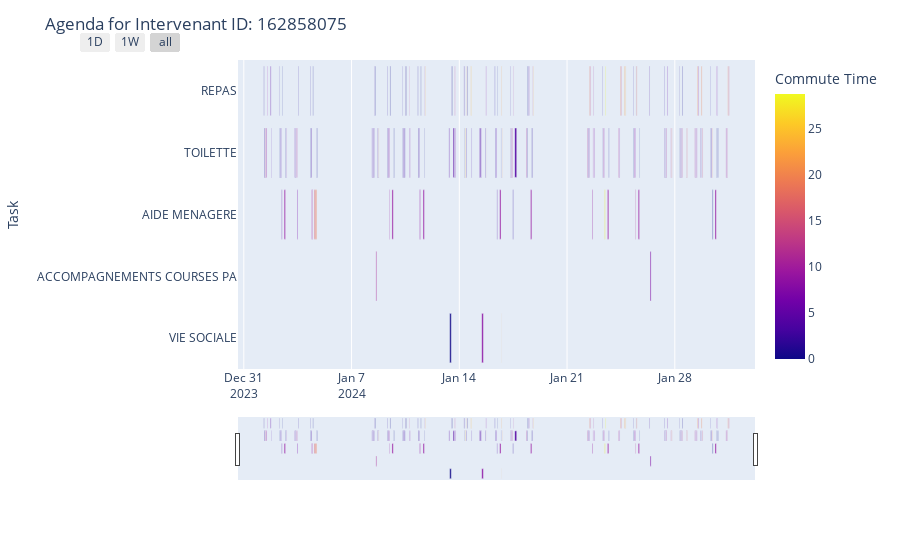

Notebook code for this chart:
### Code cell
all_intervenant_agendas = []
for intervenant_id in jan24_df["ID Intervenant"].unique():
    intervenant_agenda = plot_agenda_for_intervenant(intervenant_id, jan24_df, commute_data_df)
    all_intervenant_agendas.append(intervenant_agenda)

### Figure 1 — Plotly figure (JSON) as saved in the notebook; plotly's stock layout.template omitted (floating-point values rounded to 4 significant figures; data arrays with more than 128 entries replaced by an {"elided": "..."} marker saying what was removed)
{"data": [{"alignmentgroup": "True", "base": {"elided": "214 str values"}, "customdata": {"elided": "214x2 mixed values"}, "hovertemplate": "Start=%{base}<br>Finish=%{x}<br>Task=%{y}<br>ID Client=%{customdata[0]}<br>Wait Time=%{customdata[1]}<br>Commute Time=%{marker.color}<extra></extra>", "legendgroup": "", "marker": {"color": {"elided": "214 float values"}, "coloraxis": "coloraxis", "pattern": {"shape": ""}}, "name": "", "offsetgroup": "", "orientation": "h", "showlegend": false, "textposition": "auto", "type": "bar", "x": {"elided": "214 int values"}, "xaxis": "x", "y": {"elided": "214 str values"}, "yaxis": "y"}], "layout": {"barmode": "overlay", "coloraxis": {"colorbar": {"title": {"text": "Commute Time"}}, "colorscale": [[0, "#0d0887"], [0.1111, "#46039f"], [0.2222, "#7201a8"], [0.3333, "#9c179e"], [0.4444, "#bd3786"], [0.5556, "#d8576b"], [0.6667, "#ed7953"], [0.7778, "#fb9f3a"], [0.8889, "#fdca26"], [1, "#f0f921"]]}, "legend": {"tracegroupgap": 0}, "margin": {"t": 60}, "title": {"text": "Agenda for Intervenant ID: 162858075"}, "xaxis": {"anchor": "y", "domain": [0, 1], "rangeselector": {"buttons": [{"count": 1, "label": "1D", "step": "day", "stepmode": "backward"}, {"count": 7, "label": "1W", "step": "day", "stepmode": "backward"}, {"step": "all"}]}, "rangeslider": {"visible": true}, "type": "date"}, "yaxis": {"anchor": "x", "autorange": "reversed", "domain": [0, 1], "title": {"text": "Task"}}}}
